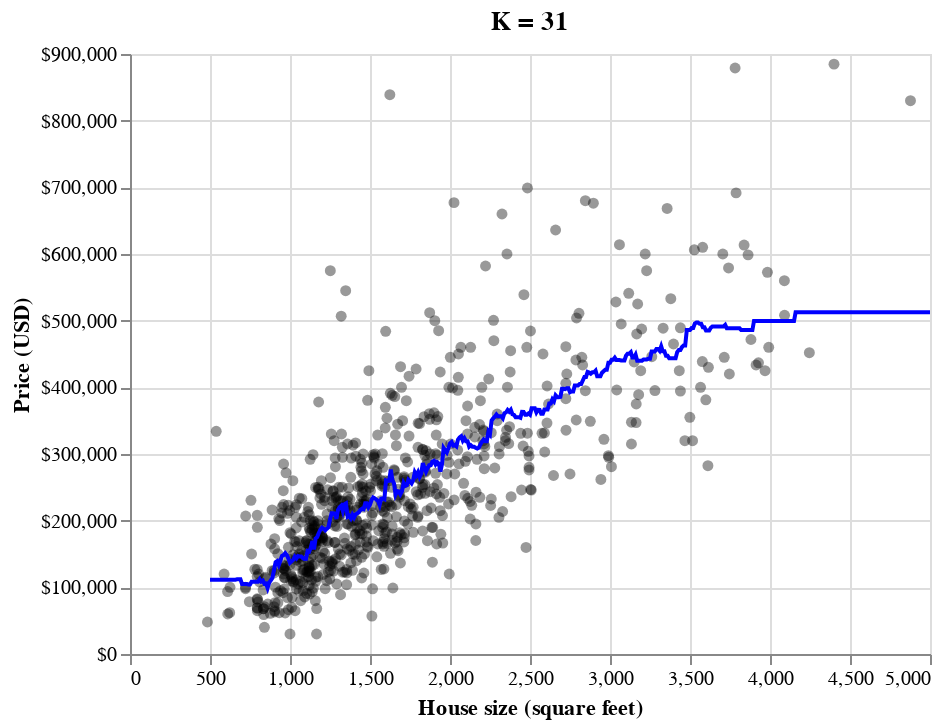

Here is the notebook cell this chart was saved with:
### Markdown cell above
Our final model's test error as assessed by RMSPE 
is \$ {glue:text}`test_RMSPE`. 
Note that RMSPE is measured in the same units as the response variable.
In other words, on new observations, we expect the error in our prediction to be 
*roughly* \$ {glue:text}`test_RMSPE`. 
From one perspective, this is good news: this is about the same as the cross-validation
RMSPE estimate of our tuned model 
(which was \$ {glue:text}`cv_RMSPE`, 
so we can say that the model appears to generalize well
to new data that it has never seen before.
However, much like in the case of KNN classification, whether this value for RMSPE is *good*&mdash;i.e.,
whether an error of around \$ {glue:text}`test_RMSPE`
is acceptable&mdash;depends entirely on the application. 
In this application, this error
is not prohibitively large, but it is not negligible either; 
\$ {glue:text}`test_RMSPE`
might represent a substantial fraction of a home buyer's budget, and
could make or break whether or not they could afford put an offer on a house. 

Finally, {numref}`fig:07-predict-all` shows the predictions that our final model makes across
the range of house sizes we might encounter in the Sacramento area&mdash;from 500 to 5000 square feet. 
You have already seen a few plots like this in this chapter, but here we also provide the code that generated it
as a learning challenge.

### Code cell
sacr_preds = pd.DataFrame({"sqft": np.arange(500, 5001, 10)})
sacr_preds = pd.concat(
    (sacr_preds, pd.DataFrame(sacr_pipeline.predict(sacr_preds), columns=["predicted"])),
    axis=1,
)

# the base plot: the training data scatter plot
base_plot = (
    alt.Chart(sacramento_train)
    .mark_circle(opacity=0.4, color="black")
    .encode(
        x=alt.X("sqft", title="House size (square feet)", scale=alt.Scale(zero=False)),
        y=alt.Y("price", title="Price (USD)", axis=alt.Axis(format="$,.0f")),
    )
)

# add the prediction layer
plot_final = base_plot + alt.Chart(sacr_preds, title=f"K = {kmin}").mark_line(
    color="blue"
).encode(x="sqft", y="predicted")

plot_final

### Figure 1 — Vega-Lite specification as saved in the notebook (floating-point values rounded to 4 significant figures; data arrays with more than 128 entries replaced by an {"elided": "..."} marker saying what was removed)
{"config": {"view": {"continuousWidth": 400, "continuousHeight": 300}}, "layer": [{"data": {"name": "data-fecfe961803656e6b1d174772450e34d"}, "mark": {"type": "circle", "color": "black", "opacity": 0.4}, "encoding": {"x": {"field": "sqft", "scale": {"zero": false}, "title": "House size (square feet)", "type": "quantitative"}, "y": {"axis": {"format": "$,.0f"}, "field": "price", "title": "Price (USD)", "type": "quantitative"}}}, {"data": {"name": "data-6c936a56520815a762e077154b9154e3"}, "mark": {"type": "line", "color": "blue"}, "encoding": {"x": {"field": "sqft", "type": "quantitative"}, "y": {"field": "predicted", "type": "quantitative"}}, "title": "K = 31"}], "$schema": "https://vega.github.io/schema/vega-lite/v4.17.0.json", "datasets": {"data-fecfe961803656e6b1d174772450e34d": {"elided": "699 records"}, "data-6c936a56520815a762e077154b9154e3": {"elided": "451 records"}}}
